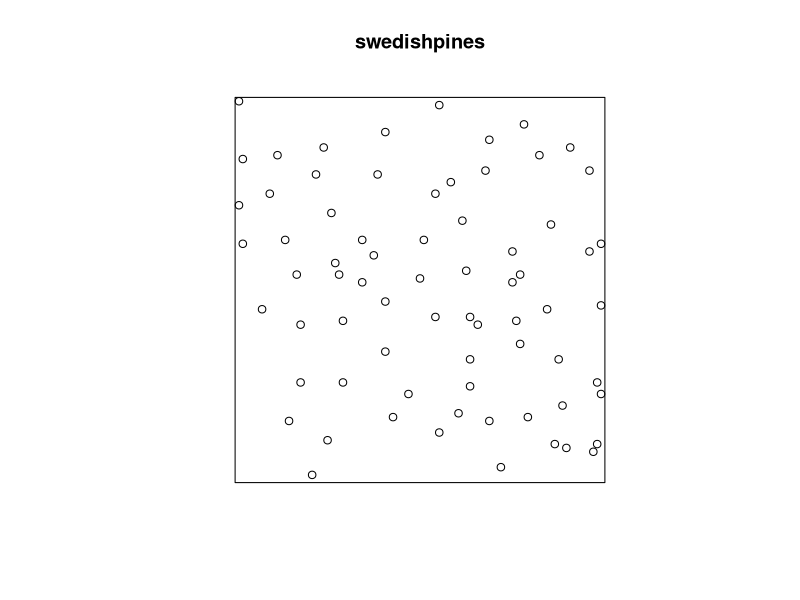

The R source for this figure: (Note: this script raises an error after producing the figure.)
## ---- chunk 1
#intenstity: avg num of points within a region
#calculated: n(X)/A(X) where n(X) is the number of points in the region and A(X) is the area of the region

#homogeneous cs inhomogeneous
## ---- chunk 2
library(spatstat)

## ---- chunk 3
class(swedishpines)
#planner means its 2D
swedishpines
#area = 96*100 = 9600 units sq
#1unit = 0.1 metres -> 1 unit sq = 0.01 metres sq
#area = 9600*0.01
intensity(swedishpines)
intensity(rescale(swedishpines, 0.01))
## ---- chunk 4
#plot(swedishpines)
plot(swedishpines)

## ---- chunk 5
#homgenous poisson process
#we test for this using chi square test for normality
#if data is spatial random, changing the number of regions should not change the number of points in the region

#H0: num points in a region follows a poisson distribution
#H1: num points in a region does not follow a poisson distribution

swp <- rescale(swedishpines, 0.01)
q3x3 <- quadrats(swp, nx = 3, ny = 3)
q3x3 <- quadrats(swp, nx = 3, ny = 3)
q3x3 <- quadracount(swp, nx = 3, ny = 3)
plot(swp)
plot(q3x3, add = TRUE)
## ---- chunk 6
ts <- quadrat.test(swp, nx = 3, ny = 3)
plot(swp)
plot(ts, add= TRUE,  col= "red", cex = 1.5, lty = 2)
#in each regioin we see the number of points, the expected number of points and the chi square statistic (the difference between the observed and expected number of points divided by the expected number of points in each region)
ts

#we see that the chi square statistic is 0.4, which is not significant, so we fail to reject the null hypothesis

#but for a 10x10 grid we accept the null hypothesis
#why? chi square test is sensitive to the number of regions
#small num of quadrats -> you wont find clusters

## ---- chunk 7
#homework: genarate points in a region and test for homogeneity

## ---- chunk 8
#genearte points in a region
#we use the rpoispp function to generate a poisson point process
rdata <- rpoispp(lambda = 50)
qt <- quadrat.test(rdata, nx = 3, ny = 3)
plot(rdata)
plot(qt, add= TRUE,  col= "red", cex = 1.5, lty = 2)
qt
## ---- chunk 9
